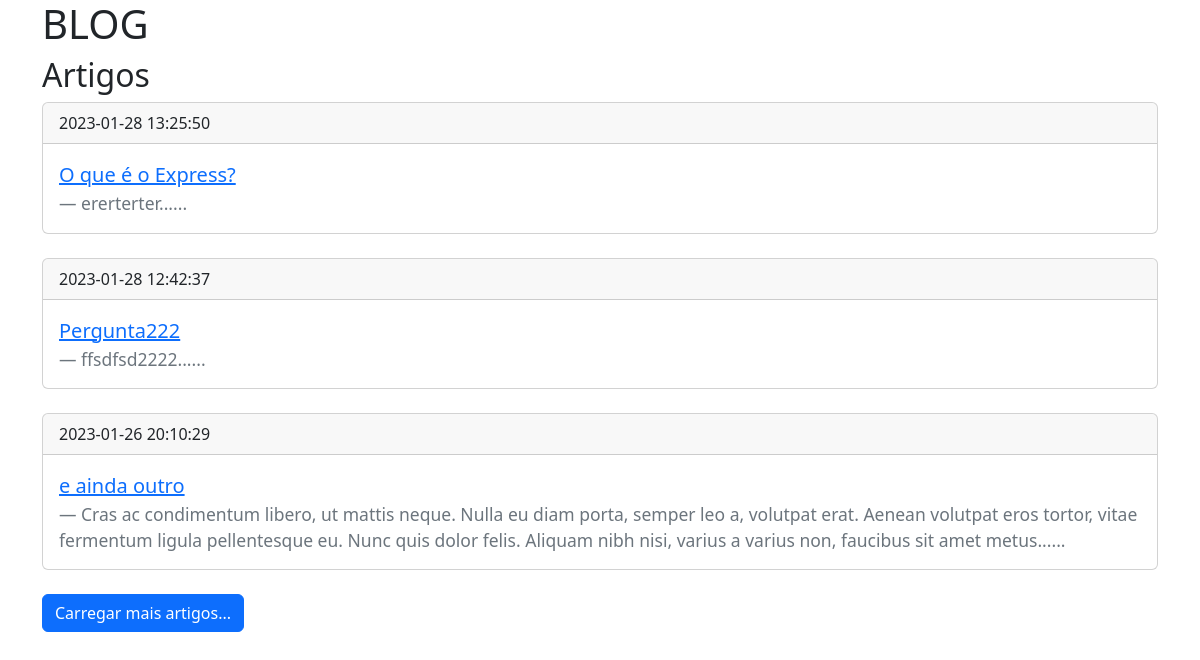
The page / on the database its author committed.
### tables this page shows
CREATE TABLE `artigos` (
  `idArtigo` int NOT NULL,
  `tituloArtigo` varchar(250) NOT NULL,
  `textoArtigo` text NOT NULL,
  `dataArtigo` timestamp NOT NULL DEFAULT CURRENT_TIMESTAMP
);

### index.php (the view, shortened to what this page needs)
<?php
require_once('connection/connection.php');
$qArtigos = "SELECT idArtigo,tituloArtigo,textoArtigo,dataArtigo FROM artigos ORDER BY dataArtigo DESC LIMIT ?";
$stmtArtigos = $conn->prepare($qArtigos);
if (isset($_GET['numArtigos']) && $_GET['numArtigos'] != "") {
    $numArtigos = $_GET['numArtigos'];
} else {
    $numArtigos = INTERVALO;
}
$stmtArtigos->bind_param('i',$numArtigos);
$stmtArtigos->execute();
$stmtArtigos->store_result();
$totalArtigos = $stmtArtigos->num_rows;
?>
<!DOCTYPE html>
<html lang="en">
<head>
    <link href="https://cdn.jsdelivr.net/npm/bootstrap@5.3.0-alpha1/dist/css/bootstrap.min.css" rel="stylesheet">
</head>
<body>
    <div class="container">
        <h1>BLOG</h1>
        <h2>Artigos</h2>
        <?php
            $stmtArtigos->bind_result($idArtigo,$tituloArtigo,$textoArtigo,$dataArtigo);
            while ($stmtArtigos->fetch()) {
        ?>
            <div class="card">
                <div class="card-header">
                    <?= $dataArtigo ?>
                </div>
                <div class="card-body">
                    <blockquote class="blockquote mb-0">
                        <p><a href="artigos.php?idArtigo=<?= $idArtigo ?>"><?= $tituloArtigo ?></a></p>
                        <footer class="blockquote-footer"><?= substr($textoArtigo,0,250) ?>......</footer>
                    </blockquote>
                </div>
            </div>
            <br>
        <?php } ?>
        <?php
            if ($numArtigos <= $totalArtigos) {
        ?>
        <a href="index.php?numArtigos=<?= $numArtigos+INTERVALO ?>" class="btn btn-primary">Carregar mais artigos...</a>
        <?php } else { echo "<h3>Chegou ao final dos artigos!</h3>"; }?>
    </div>
</body>
</html>

### rows shown on the page
artigos: dataArtigo "2023-01-28 13:25:50", tituloArtigo "O que é o Express?", textoArtigo "ererterter"
artigos: dataArtigo "2023-01-28 12:42:37", tituloArtigo "Pergunta222", textoArtigo "ffsdfsd2222"
artigos: dataArtigo "2023-01-26 20:10:29", tituloArtigo "e ainda outro", textoArtigo "Cras ac condimentum libero, ut mattis neque. Nulla eu diam porta, semper leo a, volutpat erat. Aenean volutpat eros tortor, vitae fermentum ligula pellentesque eu. Nunc quis dolor felis. Aliquam nibh nisi, varius a varius non, faucibus sit amet metus"
